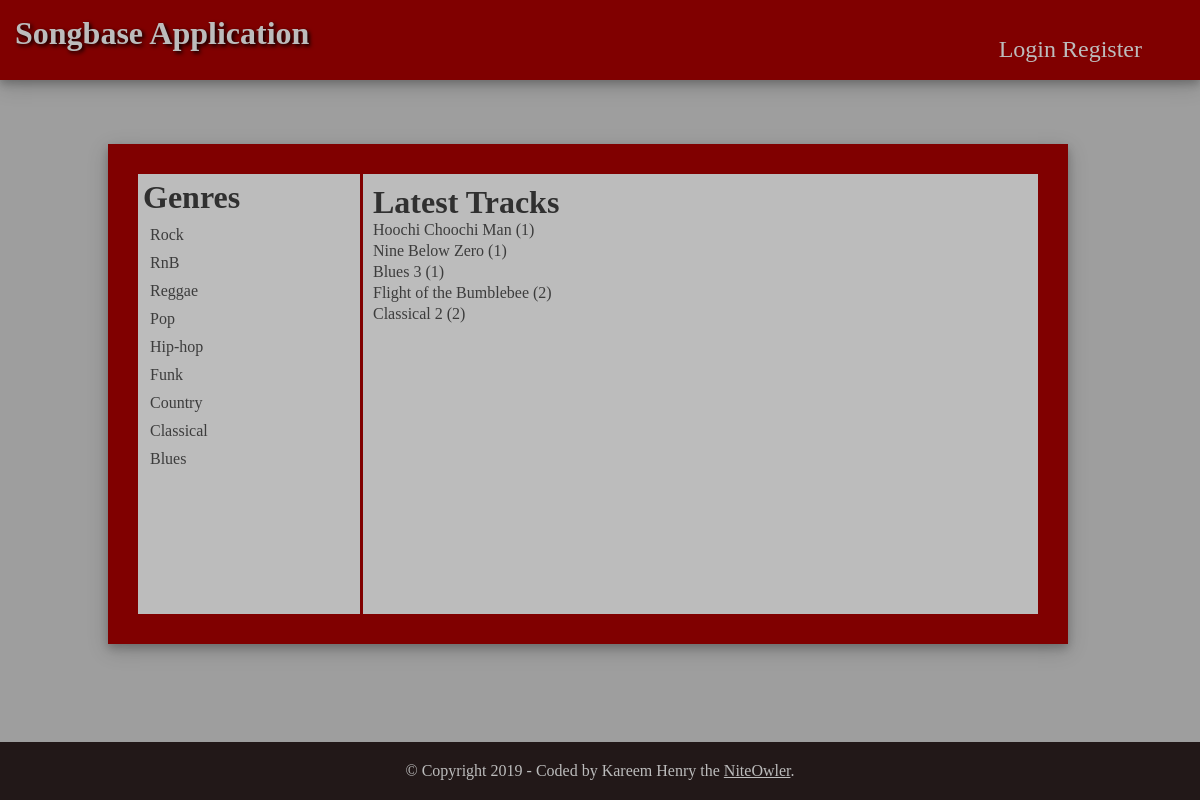
Page /songbase/ on the earlier database version.
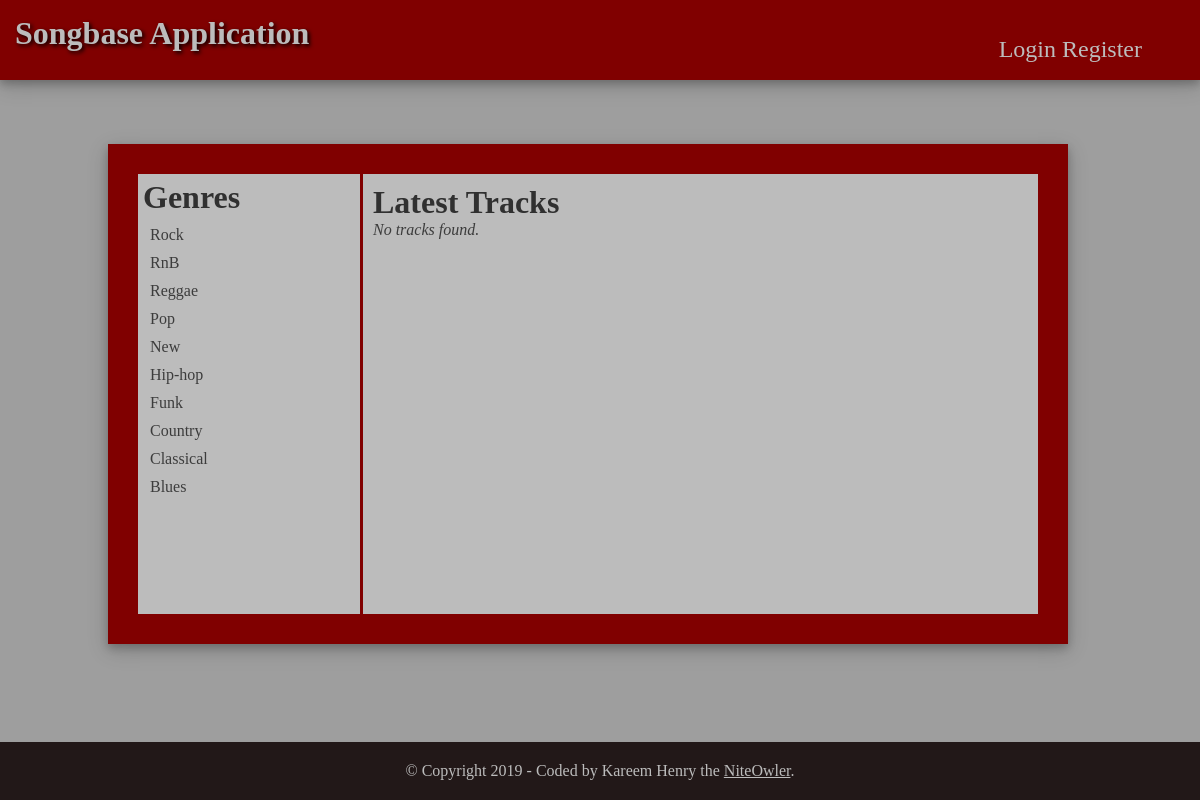
Same page on the later database version.
### models.py (models this page shows, shortened)
class Genre(db.Model):
    __tablename__ = 'genre'
    id = db.Column(db.Integer, primary_key=True, autoincrement=True)
    name = db.Column(db.String(250), nullable=False)
    tracks = db.relationship("Track", backref="genre")

class Track(db.Model):
    __tablename__ = 'track'
    id = db.Column(db.Integer, primary_key=True, autoincrement=True)
    name = db.Column(db.String(250), nullable=False)
    slug = db.Column(db.String(250), nullable=False)
    description = db.Column(db.String(250))
    date = db.Column(db.DateTime, nullable=False, default=datetime.utcnow)
    gen_id = db.Column(db.Integer, db.ForeignKey('genre.id'))
    user_id = db.Column(db.Integer, db.ForeignKey('user.id'))

### main.py (the view)
@main.route("/")
@main.route("/songbase/")
def home():
    genre = quesession.query(Genre).\
        order_by(desc(Genre.name))
    quesession.close()
    track = quesession.query(Track).\
        order_by(desc(Track.date)).limit(5)
    quesession.close()
    return render_template(
        'views/home.html',
        genre=genre,
        track=track
    )

### templates/views/home.html (shortened to what this page needs)
{% extends "base.html" %}
{% block rightcontent %}
<div id="right-content">
<h1>Genres</h1>
        <ul>
        {% for genre in genre %}
            <li><a id="{{ genre.id }}" href="{{url_for('main.showTracks', genre_name = genre.name, genre_id = genre.id)}}">{{ genre.name }}</a></li>
        {% endfor %}
        </ul>
</div>
{% endblock %}
{% block leftcontent %}
<div id="left-content">
    <h1>Latest Tracks</h1>
        <div id="track_list">
            <ul class="">
            {% for track in track %}
                <li class="">{{ track.name }} ({{ track.gen_id }})</li>
            {% else %}
                <li><em>No tracks found.</em></li>
            {% endfor %}
            </ul>
        </div>
</div>
{% endblock %}

### templates/base.html (shortened to what this page needs)
<!DOCTYPE html>
<html lang="en">
<head>
{% block head %}
    <link rel="stylesheet" href="{{ url_for('static', filename='style.css') }}">
{% endblock %}
</head>
<body>
    <div id="title-bar">
        <a href="{{url_for('main.home')}}"><h1>Songbase Application</h1></a>
        <div class="navbar">
            {% if not current_user.is_authenticated %}
            <a href="{{ url_for('auth.login') }}" class="navbar-item">Login</a>
            <a href="{{ url_for('auth.register') }}" class="navbar-item">Register</a>
            {% endif %}
        </div>
    </div>
    <div class="container">
    {% block container %}
        {% block rightcontent %}{% endblock %}
        {% block leftcontent %}{% endblock %}
    {% endblock %}
    </div>
    <div id="footer">
    {% block footer %}
        &copy; Copyright 2019 - Coded by Kareem Henry the <a href="https://www.niteowler.com/about/">NiteOwler</a>.
    {% endblock %}
    </div>
</body>
</html>

### static/style.css (style rules this page uses)
* { padding: 0; margin: 0; box-sizing: border-box; }
body { height: 100vh; color: #3c3c3c; background: #9e9e9e; }
#title-bar { background: #800000; box-shadow: 0 4px 8px 0 rgba(0, 0, 0, 0.2), 0 6px 20px 0 rgba(0, 0, 0, 0.19); width: 100%; height: 80px; padding: 15px; }
#title-bar h1 { float: left; color: #bcbcbc; text-shadow: 2px 2px 4px #000000; }
.navbar { font-size: 24px; font-weight: 500; color: #bcbcbc; float: right; padding: 13px; margin: 8px 30px; }
.navbar a { color: #bcbcbc; text-decoration: none; }
.container { background: #800000; box-shadow: 0 4px 8px 0 rgba(0, 0, 0, 0.2), 0 6px 20px 0 rgba(0, 0, 0, 0.19); display: inline-flex; width: 80%; height: 500px; padding: 30px; position: relative; left:9%; right:9%; top:60px; margin:auto; max-width:100%; max-height:100%; overflow:auto; }
#right-content { width: 25%; padding: 5px; border-right: solid #800000; background-color: #bcbcbc; }
#right-content h1 { color: #303030; margin-bottom: 3px; }
#right-content ul { list-style: none; padding: 7px; }
#right-content ul li { padding-bottom: 10px; }
#right-content ul li a { text-decoration: none; color: #3c3c3c; overflow: auto; }
#left-content { width: 75%; padding: 10px; background-color: #bcbcbc; overflow: auto; }
#left-content h1 { color: #303030; }
#left-content ul { list-style: none; }
#track_list ul li { margin-bottom: 3px; }
#footer { position: fixed; bottom: 0; width: 100%; background-color: #221818; color: #bcbcbc; text-align: center; padding: 20px; }
#footer a { color: #bcbcbc; }

Differences in the rows shown:
removed Track: name "Hoochi Choochi Man", gen_id "1"
removed Track: name "Nine Below Zero", gen_id "1"
removed Track: name "Blues 3", gen_id "1"
removed Track: name "Flight of the Bumblebee", gen_id "2"
removed Track: name "Classical 2", gen_id "2"
added Genre: name "New"
Other differences:
text now shown: "No tracks found."
